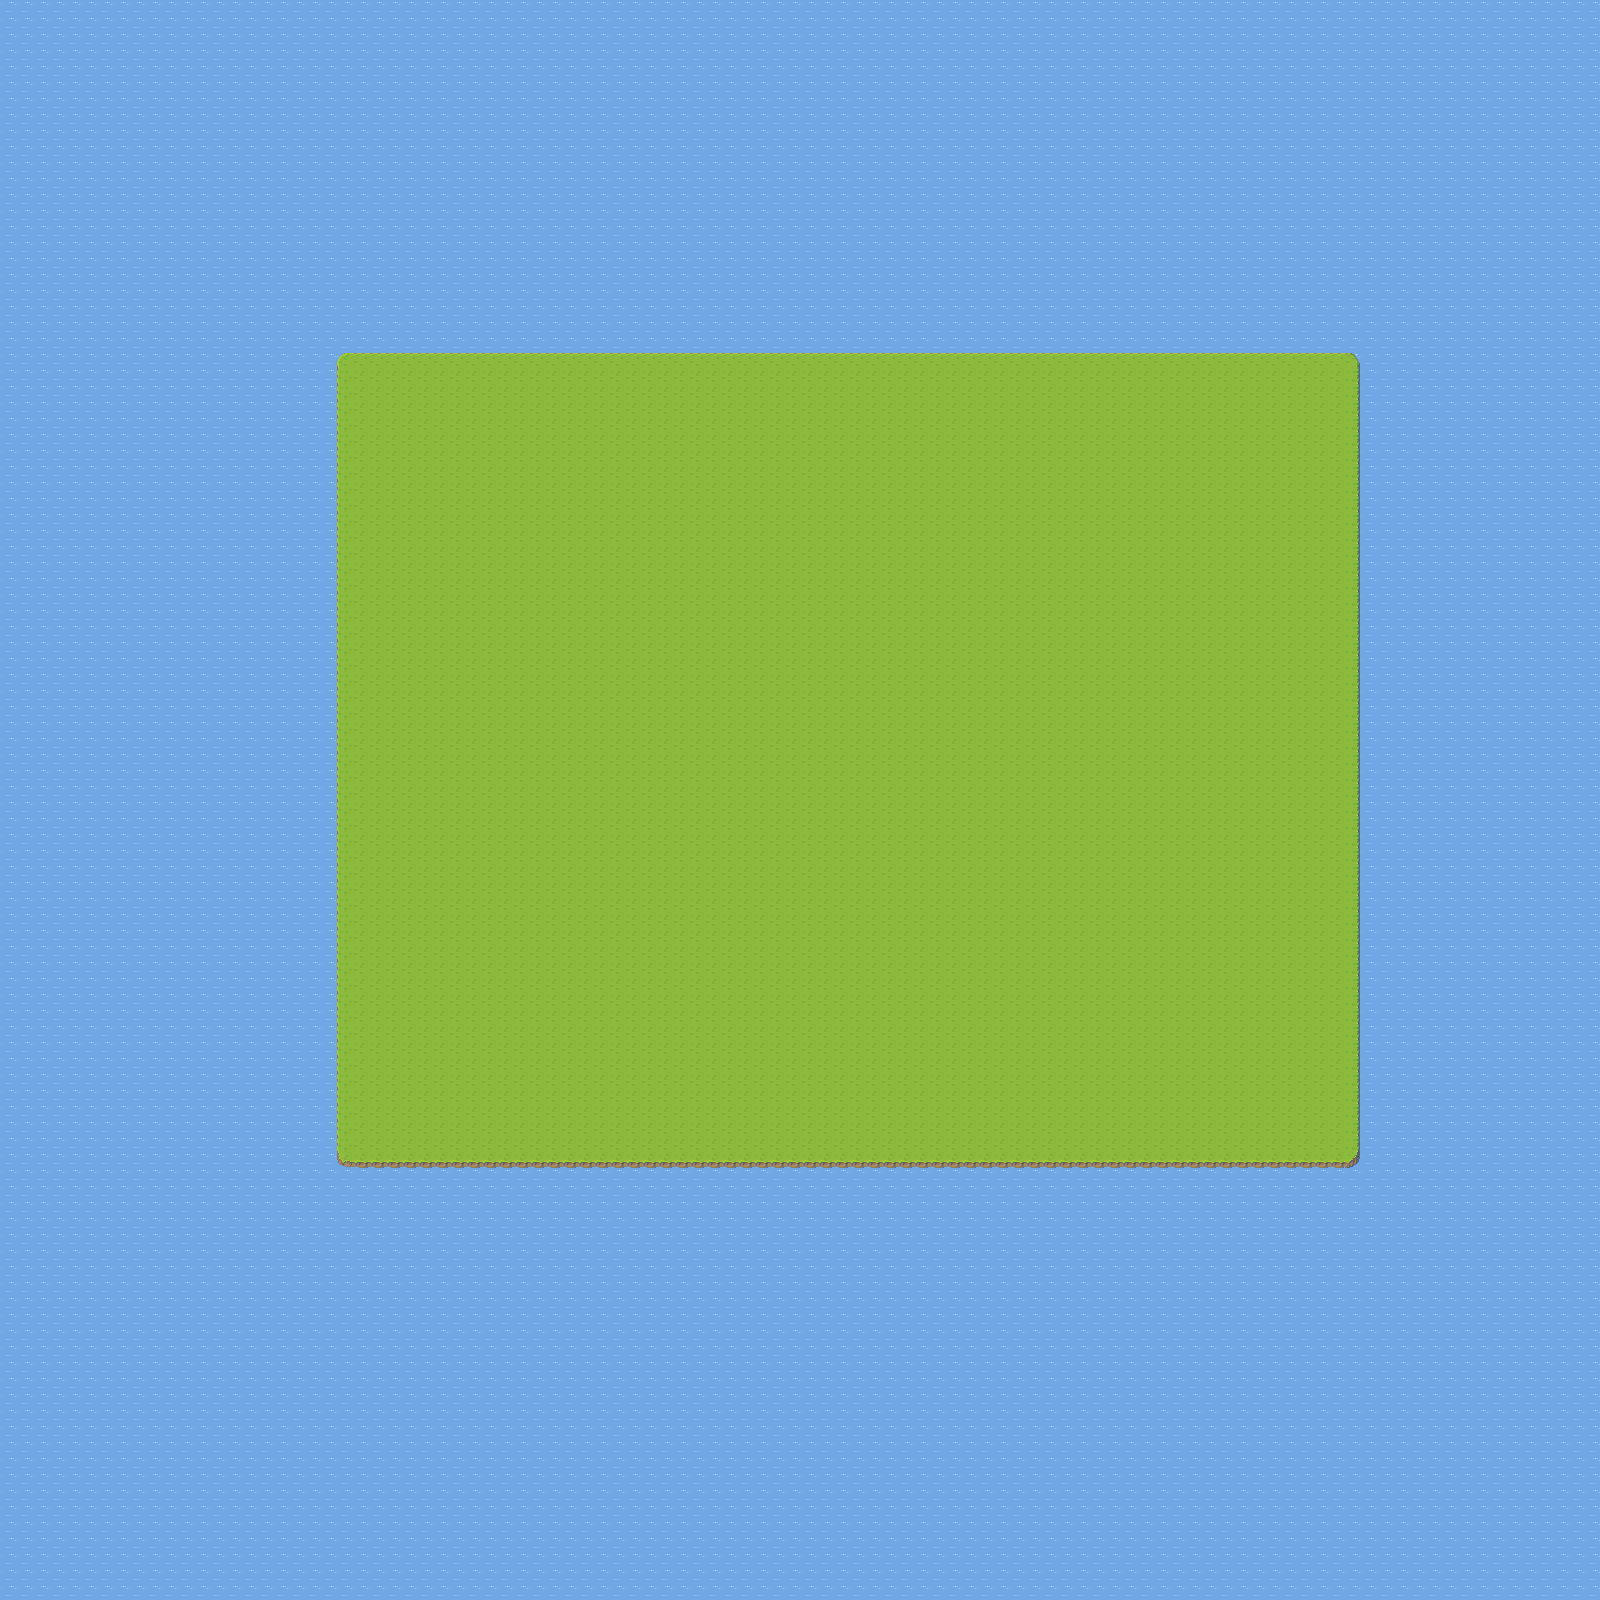

This is a level from a 2D game, rendered from its Tiled map with the project's own tilesets. A one-line summary and the map file follow, with tile-layer data summarised:
An orthogonal 100x100 tile map with 16x16 px tiles, 2 tile layers (water, ground).

<map version="1.10" tiledversion="1.10.2" orientation="orthogonal" renderorder="right-down" width="100" height="100" tilewidth="16" tileheight="16" infinite="0" nextlayerid="3" nextobjectid="1">
 <tileset firstgid="1" name="BaseSet" tilewidth="16" tileheight="16" tilecount="1600" columns="40">
  <image source="../images/game_assets/village/images/BaseSet.png" width="640" height="640" />
 </tileset>
 <layer id="1" name="water" width="100" height="100">
  <data>[10000 cells, 10000 non-empty, 2 distinct tile ids]</data>
 </layer>
 <layer id="2" name="ground" width="100" height="100">
  <data>[10000 cells, 3266 non-empty, 10 distinct tile ids]</data>
 </layer>
</map>
